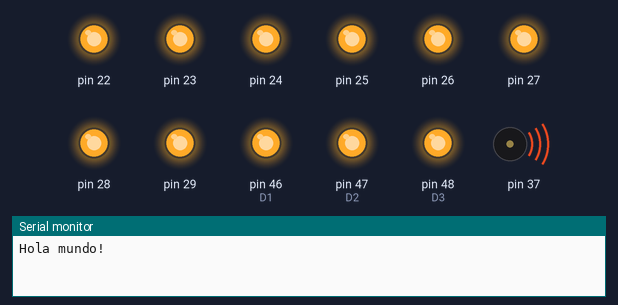
The sketch below on a simulated Arduino Mega 2560, built with avr-gcc and run on an emulated ATmega2560. Parts: output pins drawn as LEDs (lit = HIGH), buzzer (waves = sounding), the last lines printed to the serial monitor. Pins used as bus, display or sensor lines are not drawn.

Above: at 0.5 s.
At 2.5 s:
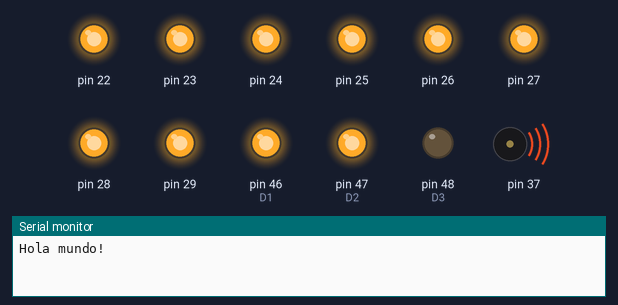
At 4.5 s:
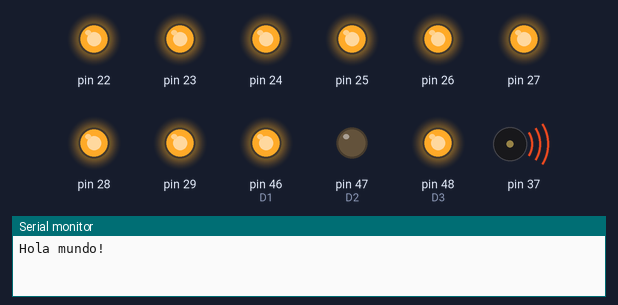
At 6.5 s:
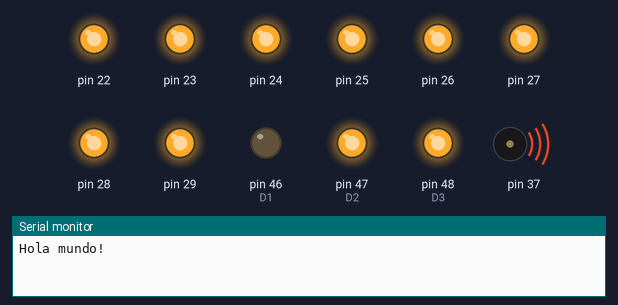
At 9.5 s:
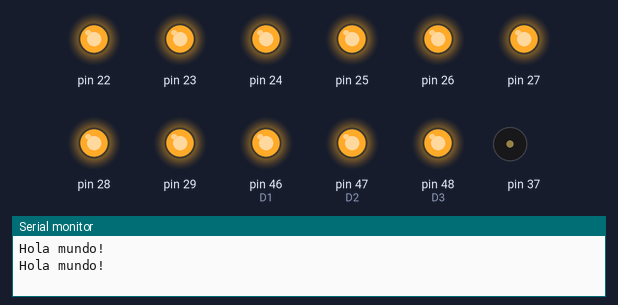
Timing chart, 0 to 10.4 s (numbered marks = the images above):
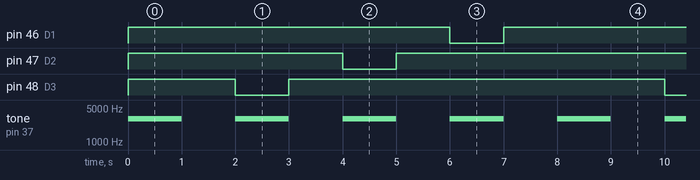

The sketch:

1a-1.ino
```cpp
// Programa de demostración
// Programa para hacer parpadear todos los segmentos del dígito de las unidades del display
// y enviar un mensaje a la consola

#define D4 49 // El pin 49 controla el cátodo común del dígito de las unidades (D4)
#define D3 48 // El pin 48 controla el cátodo común del dígito de las decenas (D3)
#define D2 47 // El pin 47 controla el cátodo común del dígito de las centenas (D2)
#define D1 46 // El pin 46 controla el cátodo común del dígito de las unidades de millar (D1)

void setup()
{
    // put your setup code here, to run once:
    Serial.begin(9600); // inicialización del canal serie para comunicarnos con:
                        // PC --> "Herramientas/monitor serie" en la plataforma Arduino
                        // Proteus --> consola en Proteus (VIRTUAL TERMINAL)

    // Programar PORTA de salida. Conexión a los segmentos a-b-c-d-e-f-g-dp del display 7-segmentos)
    DDRA = 0xFF; // También se puede expresar en binario con B11111111 (DDRA = B1111111;)

    // Escritura en el PORTA --> Todos los segmentos a "1": encendidos
    PORTA = 0xFF; // o también B11111111

    // programación de las señales que controlan los cátodos comunes como de salida (OUTPUT o =1)
    pinMode(D4, OUTPUT);
    pinMode(D3, 1);
    pinMode(D2, OUTPUT);
    pinMode(D1, OUTPUT);

    // Desactivar todos los cátodos comunes (poner a "1" o HIGH). Se activan cuando se ponen a "0" (LOW)
    PORTL |= 0x0F; // equivalente a PORTL = PORTL | B00001111  (cátodos D1D2D3D4 desactivados)
                   // se lee el puerto y se hace el "or" con la máscara B00001111 para poner los 4 bits
                   // menos significativos a "1". Los 4 bits superiores quedan como estaban: no se modifican
                   // Otra forma: pinMode(D4, OUTPUT); pinMode() para programar pin a pin (en este caso D4)
}

void loop()
{

    // Acciones que se repiten indefinidamente

    // envío de un mensaje a Virtual Terminal de Proteus o Monitor serie (PC)
    // Si al simular no aparece la consola automáticamente entonces se ha de seleccionar de forma manual (al menos
    // la primera vez que se simule). Para ello, seleccione la pestaña Debug y haga click en "Virtual Terminal" cuando
    // se esté en simulación (running).

    Serial.println("Hola mundo!");

    // encender y apagar el dígito de las unidades
    tone(37, 3000, 1000);
    digitalWrite(D4, LOW);  // activamos unidades
    delay(1000);            // pausa de medio segundo (500 ms)
    digitalWrite(D4, HIGH); // desactivamos unidades
    delay(1000);            // pausa de medio segundo (500 ms)

    // encender y apagar el dígito de las decimas
    tone(37, 3000, 1000);
    digitalWrite(D3, LOW);  // activamos decimas
    delay(1000);            // pausa de medio segundo (500 ms)
    digitalWrite(D3, HIGH); // desactivamos decimas
    delay(1000);            // pausa de medio segundo (500 ms)

    // encender y apagar el dígito de las centecimas
    tone(37, 3000, 1000);
    digitalWrite(D2, LOW);  // activamos centecimas
    delay(1000);            // pausa de medio segundo (500 ms)
    digitalWrite(D2, HIGH); // desactivamos centecimas
    delay(1000);            // pausa de medio segundo (500 ms)

    // encender y apagar el dígito de las milesimas
    tone(37, 3000, 1000);
    digitalWrite(D1, LOW);  // activamos milesimas
    delay(1000);            // pausa de medio segundo (500 ms)
    digitalWrite(D1, HIGH); // desactivamos milesimas
    delay(1000);            // pausa de medio segundo (500 ms)
}
```

Measured:
- by itself, pin 46 (D1), pin 47 (D2), pin 48 (D3): alternates HIGH for 7.0 s and LOW for 1.0 s
- by itself, tone on pin 37: alternates 3000 Hz for 1.0 s and silent for 1.0 s
